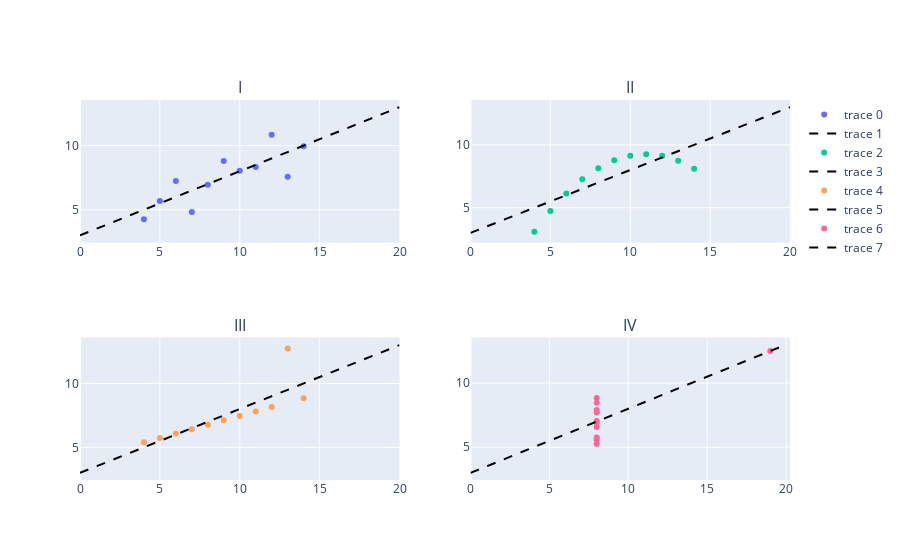

The notebook cell this image was saved under:
### Code cell
import plotly.subplots

# IT RENDERS HTML AND JS 

pl_fig = plotly.subplots.make_subplots(rows=2, cols=2, subplot_titles=("I", "II", "III", "IV"))

def pl_plot_quartet(df, ax):
    coef = np.polyfit(df.x, df.y, 1)
    poly1d_fn = np.poly1d(coef)
    pl_fig.add_scatter(x=df.x, y=df.y, row=ax[0], col=ax[1], mode="markers")
    pl_fig.add_scatter(x=xs, y=poly1d_fn(xs), row=ax[0], col=ax[1], mode="lines", line_color='black', line_dash='dash') 

pl_plot_quartet(q1, (1,1))
pl_plot_quartet(q2, (1,2))
pl_plot_quartet(q3, (2,1))
pl_plot_quartet(q4, (2,2))

pl_fig.show()

### Figure 1 — Plotly figure (JSON) as saved in the notebook; plotly's stock layout.template omitted (floating-point values rounded to 4 significant figures)
{"data": [{"mode": "markers", "type": "scatter", "x": [10, 8, 13, 9, 11, 14, 6, 4, 12, 7, 5], "xaxis": "x", "y": [8.04, 6.95, 7.58, 8.81, 8.33, 9.96, 7.24, 4.26, 10.84, 4.82, 5.68], "yaxis": "y"}, {"line": {"color": "black", "dash": "dash"}, "mode": "lines", "type": "scatter", "x": [0, 20], "xaxis": "x", "y": [3.0, 13.0], "yaxis": "y"}, {"mode": "markers", "type": "scatter", "x": [10, 8, 13, 9, 11, 14, 6, 4, 12, 7, 5], "xaxis": "x2", "y": [9.14, 8.14, 8.74, 8.77, 9.26, 8.1, 6.13, 3.1, 9.13, 7.26, 4.74], "yaxis": "y2"}, {"line": {"color": "black", "dash": "dash"}, "mode": "lines", "type": "scatter", "x": [0, 20], "xaxis": "x2", "y": [3.001, 13.0], "yaxis": "y2"}, {"mode": "markers", "type": "scatter", "x": [10, 8, 13, 9, 11, 14, 6, 4, 12, 7, 5], "xaxis": "x3", "y": [7.46, 6.77, 12.74, 7.11, 7.81, 8.84, 6.08, 5.39, 8.15, 6.42, 5.73], "yaxis": "y3"}, {"line": {"color": "black", "dash": "dash"}, "mode": "lines", "type": "scatter", "x": [0, 20], "xaxis": "x3", "y": [3.002, 13.0], "yaxis": "y3"}, {"mode": "markers", "type": "scatter", "x": [8, 8, 8, 8, 8, 8, 8, 19, 8, 8, 8], "xaxis": "x4", "y": [6.58, 5.76, 7.71, 8.84, 8.47, 7.04, 5.25, 12.5, 5.56, 7.91, 6.89], "yaxis": "y4"}, {"line": {"color": "black", "dash": "dash"}, "mode": "lines", "type": "scatter", "x": [0, 20], "xaxis": "x4", "y": [3.002, 13.0], "yaxis": "y4"}], "layout": {"annotations": [{"font": {"size": 16}, "showarrow": false, "text": "I", "x": 0.225, "xanchor": "center", "xref": "paper", "y": 1, "yanchor": "bottom", "yref": "paper"}, {"font": {"size": 16}, "showarrow": false, "text": "II", "x": 0.775, "xanchor": "center", "xref": "paper", "y": 1, "yanchor": "bottom", "yref": "paper"}, {"font": {"size": 16}, "showarrow": false, "text": "III", "x": 0.225, "xanchor": "center", "xref": "paper", "y": 0.375, "yanchor": "bottom", "yref": "paper"}, {"font": {"size": 16}, "showarrow": false, "text": "IV", "x": 0.775, "xanchor": "center", "xref": "paper", "y": 0.375, "yanchor": "bottom", "yref": "paper"}], "xaxis": {"anchor": "y", "domain": [0, 0.45]}, "xaxis2": {"anchor": "y2", "domain": [0.55, 1]}, "xaxis3": {"anchor": "y3", "domain": [0, 0.45]}, "xaxis4": {"anchor": "y4", "domain": [0.55, 1]}, "yaxis": {"anchor": "x", "domain": [0.625, 1]}, "yaxis2": {"anchor": "x2", "domain": [0.625, 1]}, "yaxis3": {"anchor": "x3", "domain": [0, 0.375]}, "yaxis4": {"anchor": "x4", "domain": [0, 0.375]}}}
